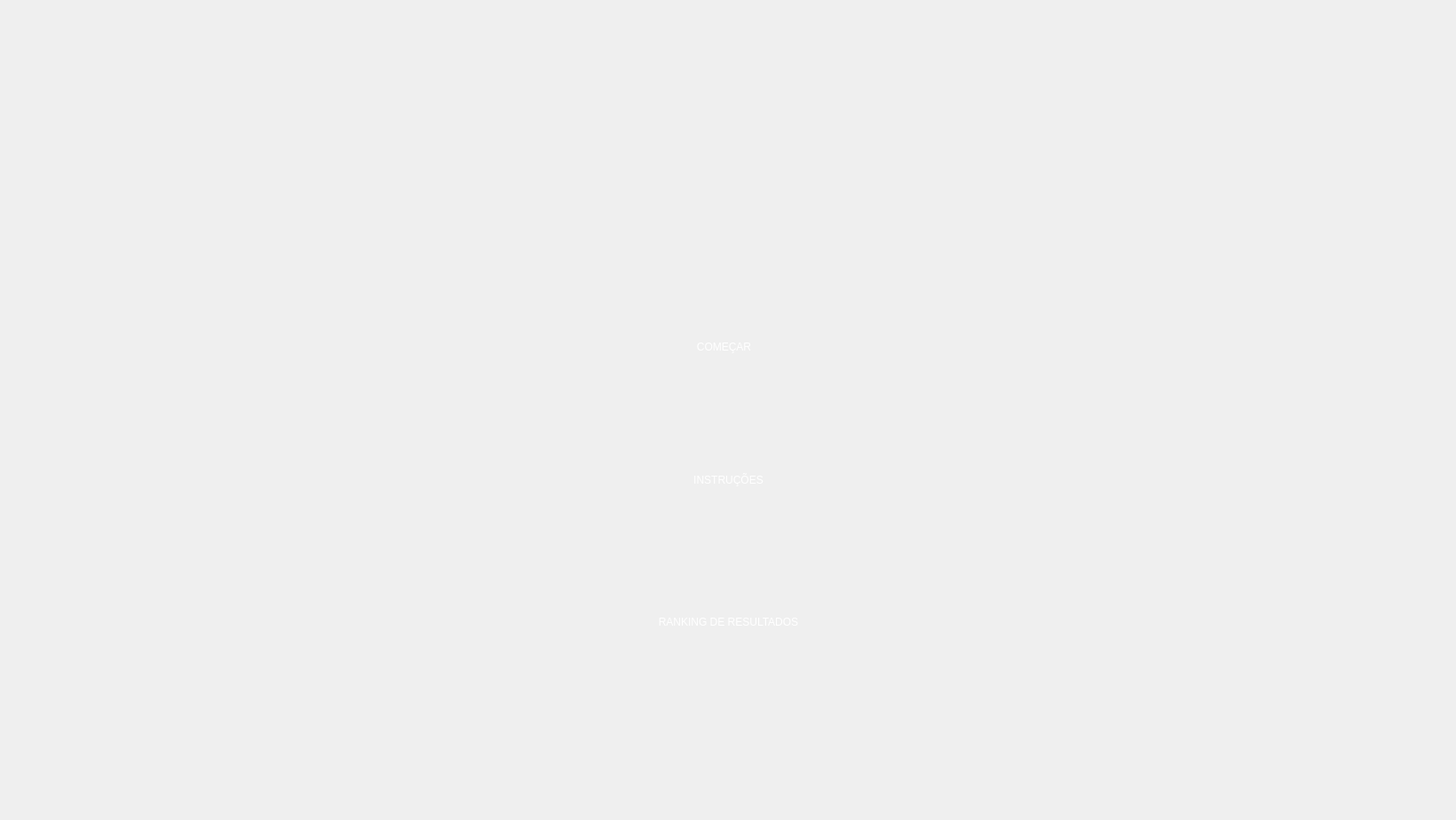
<?xml version="1.0" encoding="UTF-8"?>
<ui version="4.0">
 <class>Dialog</class>
 <widget class="QDialog" name="Dialog">
  <property name="geometry">
   <rect>
    <x>0</x>
    <y>0</y>
    <width>1640</width>
    <height>924</height>
   </rect>
  </property>
  <property name="sizePolicy">
   <sizepolicy hsizetype="Fixed" vsizetype="Fixed">
    <horstretch>0</horstretch>
    <verstretch>0</verstretch>
   </sizepolicy>
  </property>
  <property name="windowTitle">
   <string>Quiz G-SEPi: Tela de início</string>
  </property>
  <property name="windowIcon">
   <iconset resource="res_tela_inicial/Tela_inicial_res.qrc">
    <normaloff>:/imag/icone_padrao.JPG</normaloff>:/imag/icone_padrao.JPG</iconset>
  </property>
  <widget class="QLabel" name="Tela_fundo">
   <property name="geometry">
    <rect>
     <x>0</x>
     <y>0</y>
     <width>1661</width>
     <height>931</height>
    </rect>
   </property>
   <property name="styleSheet">
    <string notr="true">background-image: url(:/imag/Quiz G-SEPi.png);</string>
   </property>
   <property name="text">
    <string/>
   </property>
  </widget>
  <widget class="QPushButton" name="Botao_start">
   <property name="geometry">
    <rect>
     <x>670</x>
     <y>360</y>
     <width>291</width>
     <height>61</height>
    </rect>
   </property>
   <property name="styleSheet">
    <string notr="true">color: rgb(255, 255, 255);
border-left-color: rgb(38, 38, 38);
border-top-color: rgb(38, 38, 38);
border-color: rgb(38, 38, 38);
font: 22pt &quot;Noto Sans Lisu&quot;;
background-color: rgb(38, 38, 38);</string>
   </property>
   <property name="text">
    <string>COMEÇAR</string>
   </property>
   <property name="autoDefault">
    <bool>false</bool>
   </property>
   <property name="flat">
    <bool>true</bool>
   </property>
  </widget>
  <widget class="QPushButton" name="Botao_instrucoes">
   <property name="geometry">
    <rect>
     <x>600</x>
     <y>500</y>
     <width>441</width>
     <height>81</height>
    </rect>
   </property>
   <property name="styleSheet">
    <string notr="true">color: rgb(255, 255, 255);
border-color: rgb(38, 38, 38);
font: 22pt &quot;Noto Sans Lisu&quot;;
background-color: rgb(38, 38, 38);</string>
   </property>
   <property name="text">
    <string>INSTRUÇÕES</string>
   </property>
   <property name="autoDefault">
    <bool>false</bool>
   </property>
   <property name="flat">
    <bool>true</bool>
   </property>
  </widget>
  <widget class="QPushButton" name="Botao_ranking">
   <property name="geometry">
    <rect>
     <x>590</x>
     <y>660</y>
     <width>461</width>
     <height>81</height>
    </rect>
   </property>
   <property name="styleSheet">
    <string notr="true">color: rgb(255, 255, 255);
border-color: rgb(38, 38, 38);
font: 22pt &quot;Noto Sans Lisu&quot;;
background-color: rgb(38, 38, 38);</string>
   </property>
   <property name="text">
    <string>RANKING DE RESULTADOS</string>
   </property>
   <property name="autoDefault">
    <bool>false</bool>
   </property>
   <property name="flat">
    <bool>true</bool>
   </property>
  </widget>
 </widget>
 <resources>
  <include location="res_tela_inicial/Tela_inicial_res.qrc"/>
 </resources>
 <connections/>
</ui>
